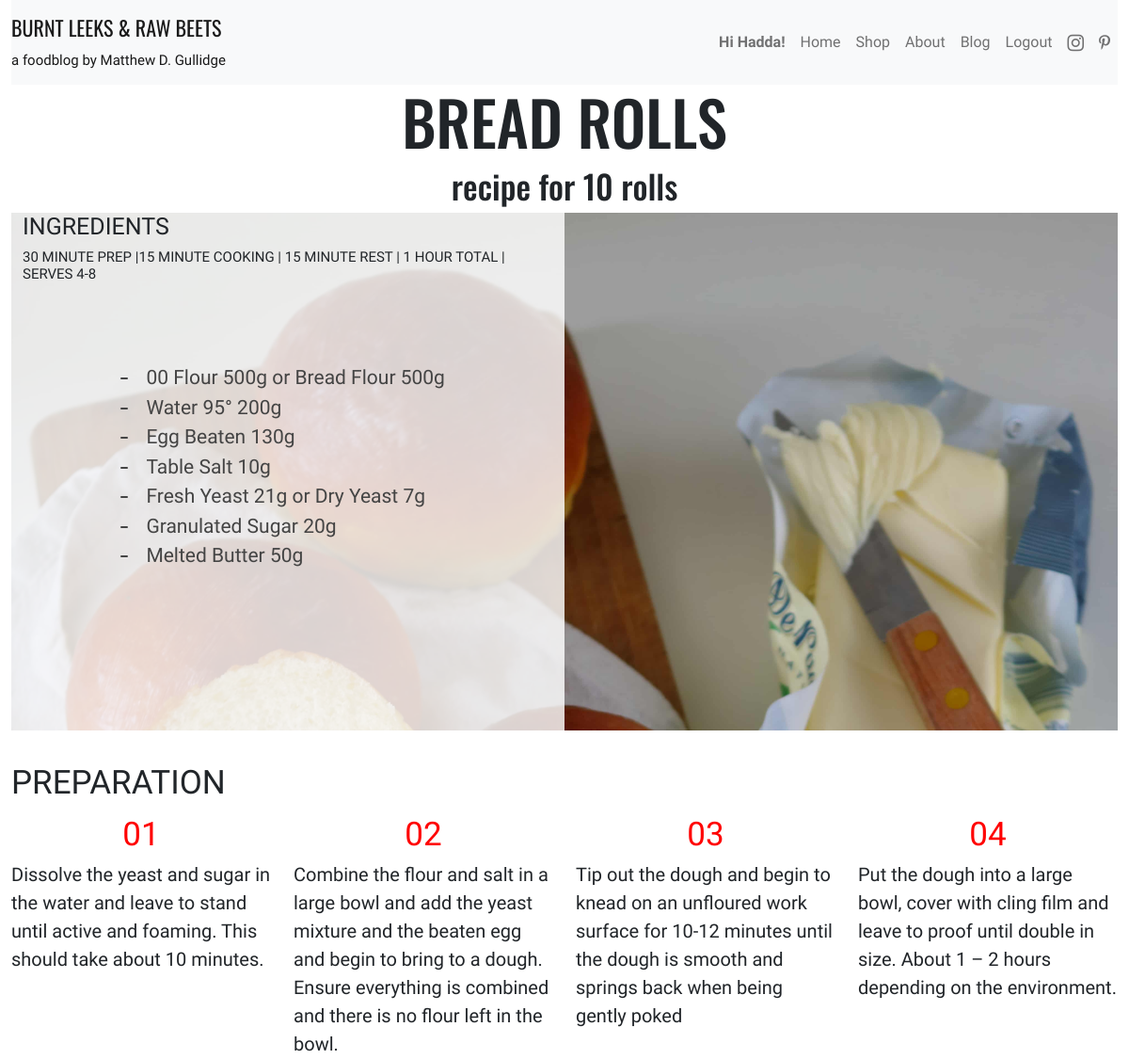
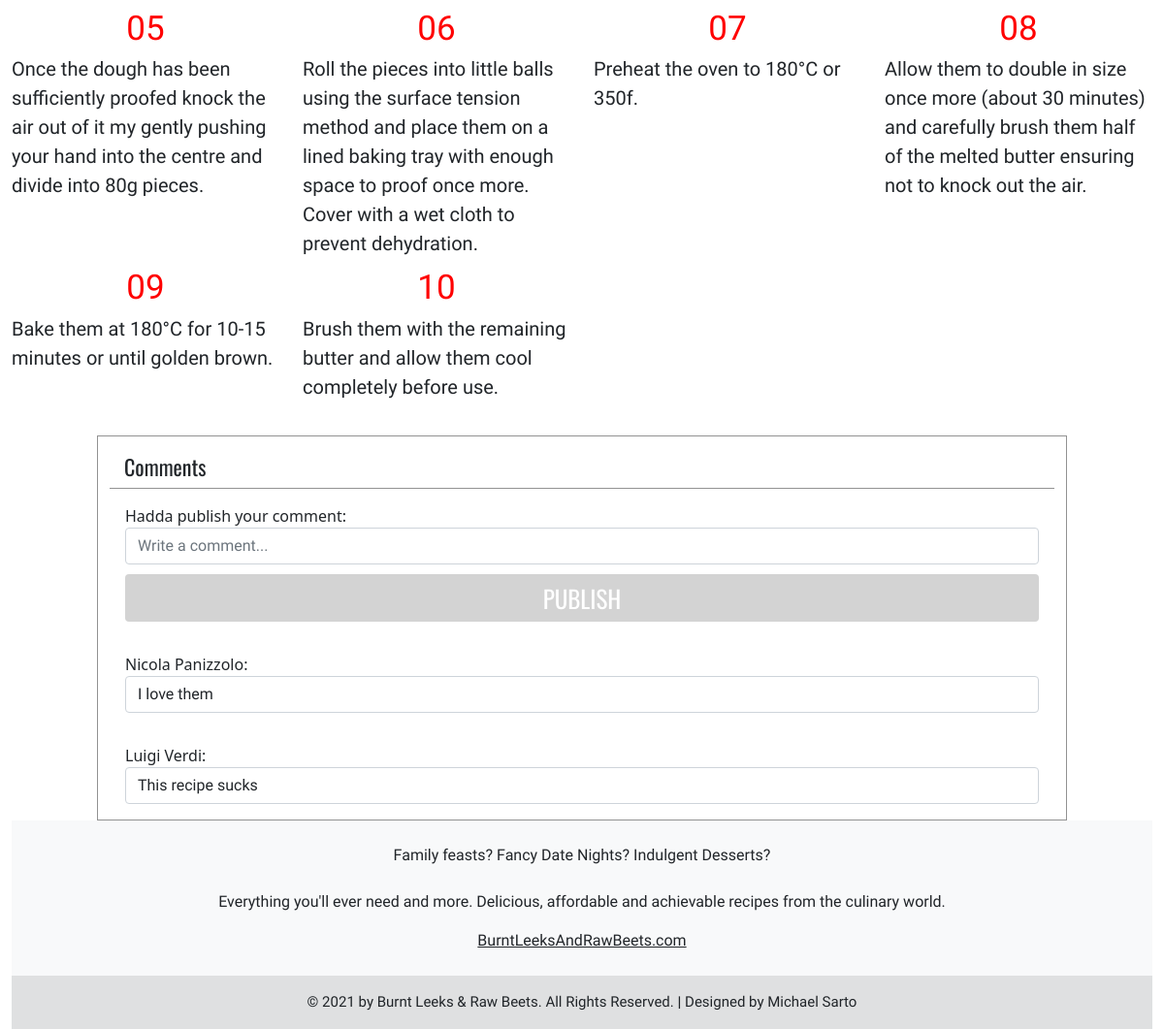
The page /recipe.php?recipe=1 (signed in) on the database its author committed (2 pictures, top to bottom).
### tables this page shows
CREATE TABLE `recipes` (
  `IdRecipe` int(11) NOT NULL,
  `Title` varchar(255) DEFAULT NULL,
  `Preparation` text DEFAULT NULL,
  `State` tinyint(1) DEFAULT 1
);

CREATE TABLE `images` (
  `IdImage` int(11) NOT NULL,
  `Path` varchar(255) NOT NULL
);

CREATE TABLE `reviews` (
  `IdReview` int(11) NOT NULL,
  `Stars` int(11) NOT NULL,
  `Review` varchar(255) DEFAULT NULL,
  `IdUser` int(11) NOT NULL,
  `IdRecipe` int(11) NOT NULL
);

CREATE TABLE `users` (
  `IdUser` int(11) NOT NULL,
  `Name` varchar(255) DEFAULT NULL,
  `Surname` varchar(255) DEFAULT NULL,
  `Email` varchar(255) NOT NULL,
  `Password` varchar(255) NOT NULL,
  `Newsletter` tinyint(1) NOT NULL,
  `Category` int(11) NOT NULL
);

### DBHandler.php (called while the page is built, shortened)
<?php
class DBHandler
{
    private $db;
    public function getInstance()
    {
        return $this->db;
    }
    private function connect_database()
    {
        try {
            $connection_string = 'mysql:host=localhost;dbname=foodblog;charset=utf8';
            $connection_array = array(
                PDO::ATTR_ERRMODE => PDO::ERRMODE_EXCEPTION,
                PDO::ATTR_DEFAULT_FETCH_MODE => PDO::FETCH_ASSOC
            );
            $this->db = new PDO($connection_string, USER, PASSWORD, $connection_array);
        } catch (PDOException $e) {
            $this->db = null;
        }
    }
}

### DBHandlerObject.php (called while the page is built, shortened)
<?php
$dbh = new DBHandler();

### recipe.php (the view, shortened to what this page needs)
<!DOCTYPE html>
<html lang="en">
<head>
    <?php
    require_once("header.php");
    ?>
    <link rel="stylesheet" href="ingredients.css">
    <link rel="stylesheet" href="https://cdnjs.cloudflare.com/ajax/libs/rateYo/2.3.2/jquery.rateyo.min.css">
</head>
<body>
    <div class="container-fluid">
        <?php
        if (isset($_GET['recipe']) && is_numeric($_GET['recipe'])) {
            $stmt = $dbh->getInstance()->prepare("SELECT IdRecipe, Title, Preparation FROM recipes WHERE recipes.IdRecipe= :idRecipe");
            $stmt->bindParam(':idRecipe', $_GET['recipe']);
            $stmt->execute();
            $row = $stmt->fetch();
            $stmt2 = $dbh->getInstance()->prepare("SELECT images.Path from images INNER join recipesimages on recipesimages.IdImage=images.IdImage INNER join recipes on recipesimages.IdRecipe=recipes.IdRecipe WHERE recipesimages.IdRecipe=:idRecipe AND images.Path not like '%CUT%' ");
            $stmt2->bindParam(':idRecipe', $_GET['recipe']);
            $stmt2->execute();
            $row2 = $stmt2->fetch();
        } else {
            header('Location: blog.php');
        }
        require_once("navbar.php");
        echo '<header class="text-center logo">';
        echo '<h1 style="font-size: 65px">';
        $explode = explode(';', $row['Title']);
        $prepations = explode(';', $row['Preparation']);
        $title = $explode[0];
        $subtitle = $explode[1];
        echo $title . ' </h1>';
        echo '<h3 style="font-size: 35px">' . $subtitle . '</h3>';
        echo '</header>';
        ?>
        <div class="jumbotron" style="background-image:url('<?php echo $row2['Path']; ?>')!important">
            <div class="row">
                <div class="col-md-6 col-sm-6 col-lg-6 col-xs-12 half-image">
                    <h4 style="font-size: 25px" class="navbar-font">INGREDIENTS</h4>
                    <?php echo '<h5 style="font-size: 15px" class="navbar-font">' . $prepations[0] . '</h5>'; ?>
                    <div id="checklist" style="margin-left:10%; margin-top:10%">
                        <?php $stmt3 = $dbh->getInstance()->prepare("SELECT ingredients.IdIngredient,ingredients.Ingredient,recipesingredients.Quantity,ingredients.IdAlternative,measureunits.MeasureUnit FROM recipesingredients INNER JOIN recipes ON recipes.IdRecipe=recipesingredients.IdRecipe INNER JOIN ingredients ON ingredients.IdIngredient=recipesingredients.IdIngredient INNER JOIN measureunits ON measureunits.IdMeasureUnit=ingredients.IdMeasureUnit WHERE recipes.IdRecipe=:idRecipe");
                        $stmt3->bindParam(':idRecipe', $_GET['recipe']);
                        $stmt3->execute();
                        $id_alt = 0;
                        $listToPrint = array();
                        for ($cnt = $stmt3->rowCount(); $cnt > 0; --$cnt) {
                            $row3 = $stmt3->fetch();
                            if ($cnt == $stmt3->rowCount()) {
                                $toPrint  = $row3['Ingredient'] . ' ' . $row3['Quantity'] . $row3['MeasureUnit'];
                                $id_alt = (int) $row3['IdIngredient'];
                            } else if ($id_alt == $row3['IdAlternative']) {
                                $toPrint .= ' or ' . $row3['Ingredient'] . ' ' . $row3['Quantity'] . $row3['MeasureUnit'];
                                array_pop($listToPrint);
                                $listToPrint[] = $toPrint;
                                $toPrint = null;
                            } else {
                                $toPrint = $row3['Ingredient'] . ' ' . $row3['Quantity'] . $row3['MeasureUnit'];
                                $id_alt = (int) $row3['IdIngredient'];
                            }
                            if (isset($toPrint)) {
                                $listToPrint[] = $toPrint;
                            }
                        }
                        for ($cnt = 0; $cnt < sizeof($listToPrint); ++$cnt) {
                            echo ' <input id="' . $cnt . '" type="checkbox"  name="' . $cnt . '">';
                            echo '<label for="' . $cnt . '" class="text-justify navbar-font" style="font-size: 21px">' . $listToPrint[$cnt] . '</label>';
                        }
                        ?>
                    </div>
                </div>
            </div>
        </div>
        <section style="margin-top: 35px; margin-bottom: 35px;">
            <h4 style="font-size: 35px" class="navbar-font" style="margin-bottom:15px">PREPARATION</h4>
            <?php
            for ($cnt = 1; $cnt < sizeof($prepations); ++$cnt) {
                echo ' <div class="row"  style="margin-top: 5px; margin-bottom: 5px;">';
                if (isset($prepations[$cnt])) {
                    $number = mb_substr($prepations[$cnt], 0, 4);
                    $text = mb_substr($prepations[$cnt], 4);
                    echo '  <div class="col-lg-3 col-md-12 col-xs-12">
                <div class="prepartionNumber text-center sublogo error" style="font-size: 35px;">
                    ' . $number . ' <br>
                </div>
                <div class="preparationText navbar-font text-justify" style="font-size: 20px;">
                   ' . $text . '
                </div>
            </div>';
                }
                ++$cnt;
                if (isset($prepations[$cnt])) {
                    $number = substr($prepations[$cnt], 0, 4);
                    $text = substr($prepations[$cnt], 4);
                    echo '  <div class="col-lg-3 col-md-12 col-xs-12">
                <div class="prepartionNumber text-center sublogo error" style="font-size: 35px;">
                    ' . $number . ' <br>
                </div>
                <div class="preparationText navbar-font text-justify" style="font-size: 20px;">
                   ' . $text . '
                </div>
            </div>';
                }
                ++$cnt;
                if (isset($prepations[$cnt])) {
                    $number = substr($prepations[$cnt], 0, 4);
                    $text = substr($prepations[$cnt], 4);
                    echo '  <div class="col-lg-3 col-md-12 col-xs-12">
                <div class="prepartionNumber text-center sublogo error" style="font-size: 35px;">
                    ' . $number . ' <br>
                </div>
                <div class="preparationText navbar-font text-justify" style="font-size: 20px;">
                   ' . $text . '
                </div>
            </div>';
                }
                ++$cnt;
                if (isset($prepations[$cnt])) {
                    $number = substr($prepations[$cnt], 0, 4);
                    $text = substr($prepations[$cnt], 4);
                    echo '  <div class="col-lg-3 col-md-12 col-xs-12">
                    <div class="prepartionNumber text-center sublogo error" style="font-size: 35px;">
                        ' . $number . ' <br>
                    </div>
                    <div class="preparationText navbar-font text-justify" style="font-size: 20px;" >
                       ' . $text . '
                    </div>
                </div>';
                }
                echo ' </div>';
            }
            ?>
        </section>
        <?php
        require_once("reviews.php");
        require_once("footer.php"); ?>
    </div>
</body>
</html>

### reviews.php (shortened to what this page needs)
<section>
    <div class="row d-flex justify-content-center">
        <div class="col-10 borderReview" style="border-top-style: solid">
            <div class="logo" style="border-bottom-style: solid; border-color: #44444494 !important; border-width: 1px !important; padding: 15px; padding-bottom: 5px">
                Comments
            </div>
        </div>
    </div>
    <?php
    require_once('Header.php');
    if (isset($_SESSION['IdUser'])) {
        echo ' <div class="row d-flex justify-content-center">
                <div class="col-10  d-flex justify-content-center borderReview">
                    <form class="myform form" style="border: none;" action="' . (isset($_SERVER['HTTPS']) && $_SERVER['HTTPS'] === 'on' ? "https" : "http") . "://$_SERVER[HTTP_HOST]$_SERVER[REQUEST_URI]" . '" method="post">
                        <div>
                            <label for="rateYo">' . htmlentities($_SESSION['Name']) . ' publish your comment: </label><div id="rateYo" ></div>
                        </div>
                        <input type="hidden" id="hiddenRating" value="4" name="rating">
                        <div>
                            <input type="text"  class="form-control navbar-font" maxlength="255" name="content" placeholder="Write a comment...">
                            </div>
                                <input type="submit" name="submit" class="mybtn btn btn-block btn-primary logo" value="PUBLISH">
                    </form>
                </div>
            </div>';
    }
    $stmt4 = $dbh->getInstance()->prepare("SELECT users.IdUser, users.Name, users.Surname, reviews.Stars, reviews.Review, reviews.IdReview from reviews   INNER JOIN users on users.IdUser=reviews.IdUser  where reviews.IdRecipe=:idrecipe");
    $stmt4->bindParam('idrecipe', $row['IdRecipe']);
    $stmt4->execute();
    for ($cnt = 0; $stmt4->rowCount() > $cnt; ++$cnt) {
        $row4 = $stmt4->fetch();
        $name = $row4['Name'];
        $surname = $row4['Surname'];
        $stars = $row4['Stars'];
        $review = $row4['Review'];
        echo '<div class="row d-flex justify-content-center">
                <div class="col-10  d-flex justify-content-center borderReview">
                    <div class="myform form" style="border: none;">
                        ' . htmlentities($name) . ' ' . htmlentities($surname) . ': <div class="rateyo" data-rateyo-rating="' . $stars . '"></div>
                        <div class="form-control navbar-font" style="height: auto; width:auto">
                           ' . htmlentities($review);
        echo ' </div>
                    </div>
                </div>
            </div>';
    }
    ?>
    <div class="row d-flex justify-content-center">
        <div class="col-10  d-flex justify-content-center borderReview" style="border-bottom-style: solid;">
        </div>
    </div>
</section>

### style.css (style rules this page uses)
.logo { font-family: 'Oswald', sans-serif; font-size: 22px; }
.sublogo { font-family: 'Open Sans Condensed', sans-serif; font-size: 15px; }
.navbar-font { font-family: 'Lexend', sans-serif !important; }
.jumbotron { position: relative; overflow: hidden; height: 550px; padding: 100px 60px; margin: 0px; background-image: url('Images/strawberries.jpg'); background-size: cover; background-repeat: no-repeat; }
.half-image { height: 100%; position: absolute; top: 0; left: 0; background: rgba(255, 255, 255, 0.815); }
section .borderReview { border-right-style: solid; border-left-style: solid; border-color: #44444494 !important; border-width: 1px !important; }
.mybtn { border: none; background-color: lightgray; font-size: 25px; margin-top: 10px; padding-left: 20px; padding-right: 20px; }
.myform { position: relative; display: -ms-flexbox; display: flex; padding: 1rem; -ms-flex-direction: column; flex-direction: column; width: 100%; height: 100%; pointer-events: auto; background-color: #fff; background-clip: padding-box; border: 1px solid rgba(0, 0, 0, .2); border-radius: 1.1rem; outline: 0; }

### ingredients.css (style rules this page uses)
#checklist { --background: none; --text: #444444; --check: #444444; --disabled: #4d0000; --border-radius: 10px; background: var(--background); width: var(--width); height: var(--height); border-radius: var(--border-radius); position: relative; -webkit-box-shadow: none; box-shadow: none; padding: 30px 45px; display: -ms-grid; display: grid; -ms-grid-columns: 30px auto; grid-template-columns: 30px auto; -webkit-box-align: center; -ms-flex-align: center; align-items: center; }
#checklist label { color: var(--text); position: relative; cursor: pointer; display: -ms-grid; display: grid; -webkit-box-align: center; -ms-flex-align: center; align-items: center; width: -webkit-fit-content; width: -moz-fit-content; width: fit-content; -webkit-transition: color .3s ease; transition: color .3s ease; }
#checklist label::before, #checklist label::after { content: ""; position: absolute; }
#checklist label::before { height: 2px; width: 8px; left: -27px; background: var(--check); border-radius: 2px; -webkit-transition: background .3s ease; transition: background .3s ease; }
#checklist label:after { height: 4px; width: 4px; top: 8px; left: -25px; border-radius: 50%; }
#checklist input[type="checkbox"] { -webkit-appearance: none; -moz-appearance: none; position: relative; height: 15px; width: 15px; outline: none; border: 0; margin: 0 15px 0 0; cursor: pointer; background: var(--background); display: -ms-grid; display: grid; -webkit-box-align: center; -ms-flex-align: center; align-items: center; }
#checklist input[type="checkbox"]::before, #checklist input[type="checkbox"]::after { content: ""; position: absolute; height: 2px; top: auto; background: var(--check); border-radius: 2px; }
#checklist input[type="checkbox"]::before { width: 0px; right: 60%; -webkit-transform-origin: right bottom; transform-origin: right bottom; }
#checklist input[type="checkbox"]::after { width: 0px; left: 40%; -webkit-transform-origin: left bottom; transform-origin: left bottom; }

### loginStyle.css (style rules this page uses)
.error { color: #ff0000; }

### rows shown on the page
recipes: Title "BREAD ROLLS", Title "recipe for 10 rolls", Preparation "30 MINUTE PREP |15 MINUTE COOKING | 15 MINUTE REST | 1 HOUR TOTAL | SERVES 4-8", Preparation "01", Preparation "Dissolve the yeast and sugar in the water and leave to stand until active and foaming. This should take about 10 minutes.", Preparation "02", Preparation "Combine the flour and salt in a large bowl and add the yeast mixture and the beaten egg and begin to bring to a dough. Ensure everything is combined and there is no flour left in the bowl.", Preparation "03", Preparation "Tip out the dough and begin to knead on an unfloured work surface for 10-12 minutes until the dough is smooth and springs back when being gently poked", Preparation "04", Preparation "Put the dough into a large bowl, cover with cling film and leave to proof until double in size. About 1 – 2 hours depending on the environment.", Preparation "05", Preparation "Once the dough has been sufficiently proofed knock the air out of it my gently pushing your hand into the centre and divide into 80g pieces.", Preparation "06", Preparation "Roll the pieces into little balls using the surface tension method and place them on a lined baking tray with enough space to proof once more. Cover with a wet cloth to prevent dehydration.", Preparation "07", Preparation "Preheat the oven to 180°C or 350f.", Preparation "08", Preparation "Allow them to double in size once more (about 30 minutes) and carefully brush them half of the melted butter ensuring not to knock out the air.", Preparation "09", Preparation "Bake them at 180°C for 10-15 minutes or until golden brown.", Preparation "10", Preparation "Brush them with the remaining butter and allow them cool completely before use."
images: Path (picture)
reviews: IdUser.Name "Nicola", IdUser.Surname "Panizzolo", Review "I love them"
reviews: IdUser.Name "Luigi", IdUser.Surname "Verdi", Review "This recipe sucks"

### other values the page prints
$_SESSION['Name'] "Hadda"
$listToPrint[$cnt] "00 Flour 500g or Bread Flour 500g"
$listToPrint[$cnt] "Water 95° 200g"
$listToPrint[$cnt] "Egg Beaten 130g"
$listToPrint[$cnt] "Table Salt 10g"
$listToPrint[$cnt] "Fresh Yeast 21g or Dry Yeast 7g"
$listToPrint[$cnt] "Granulated Sugar 20g"
$listToPrint[$cnt] "Melted Butter 50g"
